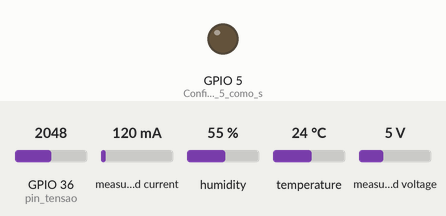
Simulated run of this sketch. Board: ESP32. Shown: output pins drawn as LEDs (lit = HIGH). The inputs (shaded band) are chosen by the test bench; at power-on: GPIO 36 (pin_tensao) = 2048, measured current 120 mA, humidity 55 %, temperature 24 °C, measured voltage 5 V. WiFi joins after 1.5 s; servers stay silent unless stated; what the sketch prints to the serial monitor is not drawn.

Above: at 0.1 s.
At 1.7 s:
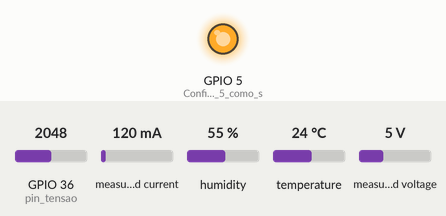
Timing chart, 0 to 3.2 s (numbered marks = the images above):
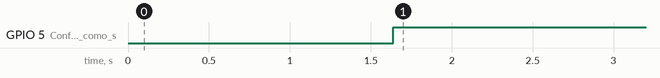

The sketch:

LAST_VRS_221022.ino
```cpp
/********************** PINOS *****************************************
SENSOR DE CORRENTE AC-DC = ADC7 (G35)
SENSOR DE TENSAO AC = ADC3 (SN)
SENSOR DE TENSAO DC = ADC0 (SP)
SENSOR DE TEMPERATURA E UMIDADE = ADC10 (G4)
**********************************************************************/

/**************************** BIBLIOTECAS ****************************/
#include "ThingSpeak.h" //Inclui a biblioteca para o ThingSpeak
#include "WiFi.h" //Inclui a biblioteca do WiFi
#include "DHT.h" //Inclui a biblioteca do sensor de temperatura DHT11
#include "EmonLib.h" // Include Emon Library

/**************************** Configuracao dos valores MIN E MAX de entrada e saída ****************************/
float Vinput = 127; //Valor da alimentação da rede elétrica em V
float Desvio_Entrada = 0.05; //Valor em porcentagem (x/100)
float Voutput = 12; //Valor de tensão de saída da fonte em V
float Desvio_Saida = 0.1; //Valor em porcentagem (x/100)
float Ioutput = 3; //Corrente de saída da fonte em A
float Temp_Maxima = 40; //Temperatura maxima da fonte de alimentação em °C
float Umidade_Maxima = 60; //Umidade maxima na fonte de alimentacao em %
float Frequencia_rede = 60; //Frequencia da rede elétrica em Hz

/**************************** Calculos para definir os valores min e max (Automaticamente) ****************************/

float Vinput_max = Vinput+(Vinput*Desvio_Entrada); //Tensão CA de entrada máxima em V
float Vinput_min = Vinput-(Vinput*Desvio_Entrada); //Tensão CA de entrada minima em V
float Voutput_max = Voutput+(Voutput*Desvio_Saida); //Tensão CC de saída máxima em V
float Voutput_min = Voutput-(Voutput*Desvio_Saida); //Tensão CC de saída minima em V
float Iinput = (Ioutput*Voutput)/Vinput; //Corrente maxima de entrada em A

/**************************** Variaveis para confg. do sensor TENSÃO DC ****************************/
int pin_tensao = A0; //Configura pino ADC0 (SP) como entrada do sensor VDC
float amostragem = 0; //Variavel amostragem que irá receber o valor exato do pino do sensor
float valor_medio=0;
float contador=0;
float ac = 0;
float resultado=0; //Variavel que irá receber o resultado do valor medido / contador
float vdc=0; //Variavel para enviar o valor final para o THINGSPEAK (Serve apenas p isso)

/**************************** Variaveis para confg. do sensor TEMPERATURA ****************************/
#define pin1 4       //Configura o pino 4 (ADC10) como entrada do sensor de temperatura
DHT dht1(pin1, DHT11);    //Define na biblioteca do dht o pino 4 como entrada do sensor

/**************************** Variaveis para confg. do sensor CORRENTE DC-AC ****************************/
#include "EmonLib.h"  //Inclui a biblioteca EmonLib para realizar os calculos da corrente
EnergyMonitor emon1; //Cria uma instancia emon1; é obrigatoria no uso da biblioteca
float ruido = 0.04; //Ruido que será subtraido no calculo, o valor foi descoberto atraves de testes praticos sem carga
double Irms = 0; //Inicia o valor da correte como 0A

/**************************** Variaveis para confg. do sensor TENSÃO AC ****************************/
#define VOLT_CAL 77.5//Valor calibração sensor de tensão AC
unsigned int tempo = 2000; //Tempo para caso a energia caia e retorne com os valores corretos sem PICO

/**************************** Configuracao do WiFi & Canal Thingspeak ****************************/
const char* ssid = "SJCS";                        //SSID da rede local
const char* password = "Roberto@1529";                //Senha rede local
unsigned long channelID = 1886874;                //ID do canal criado no thinkspeak
const char* WriteAPIKey = "C3HTCMV4KR7GO9VC";     //API do canal criado no thingspeak
WiFiClient cliente;

/************************************************************************************************
******************************************** VOID SETUP******************************************
*************************************************************************************************/

void setup() {

  pinMode(5, OUTPUT); //Configura o pino 5 como saida para acionar o RELÉ

  Serial.begin(115200); //Configura os baunds do monitor serial
  Serial.println("Conectando na rede..."); //Printa na saida serial a mensagem tentativa de conexao wifi

  WiFi.mode(WIFI_STA); // Configura como station mode
  WiFi.begin(ssid,password);
  while (WiFi.status() != WL_CONNECTED) { //Se caso o wifi n for conectado, irá fica nesse loop printando "."
    delay(500);
    Serial.print(".");
  }
  Serial.println("WiFi conectado! =D"); //Caso for conectado essa msg sera printada

  ThingSpeak.begin(cliente); //Inicia thingspeak

  dht1.begin();//Inicia sensor DHT1

  emon1.voltage(A3, VOLT_CAL, 1.7);  // Voltage: input pin ADC3, calibration, phase_shift

  emon1.current(A7, 0.60); //Pino ADC7 do ESP32
}

void loop() {
  while (WiFi.status() != WL_CONNECTED) { //Se caso o wifi n for conectado, irá fica nesse loop printando "."
    delay(500);
    Serial.println("WiFi Desconectado");
    WiFi.mode(WIFI_STA); // Configura como station mode
    WiFi.begin(ssid,password);
  }
  sensor_temperatura1();//Vai para void leerdht1
  sensor_tensaodc1();//Vai para void sensor VDC
  sensor_tensaoac1();//Vai para a void sensor VAC
  sensor_correnteac1();//Vai para a void sensor corrente AC

 /////////////ENVIAR DADOS AO THINGSPEAK//////////////
  ThingSpeak.writeFields(channelID,WriteAPIKey);
  Serial.println("Dados enviados ao ThingSpeak!");
}

void sensor_temperatura1() { //Sensor temperatura

  float t1 = dht1.readTemperature(); //Le a temperatura e armazena o valor em t1

  Serial.print("Temperatura DHT11: ");
  Serial.print(t1); //Imprime no terminal de video o valor da temperatura
  Serial.println(" ºC.");

  ThingSpeak.setField (1,t1); //Envia ao campo 1 do thingspeak o valor da temperatura
}

void sensor_tensaodc1() //Sensor de tensao DC
{
  contador=0;
  resultado=0;
  valor_medio=0;

for(int i=0;i<1000;i++)
{
  amostragem = analogRead(pin_tensao); //Le o valor analogico do pino do sensor, e armazena em AMOSTRAGEM
  valor_medio = amostragem + valor_medio;
  contador++;
}
resultado = valor_medio/contador;
vdc = ((((resultado+108.5)/244)+0.404672131)); //Armazena o resultado do calculo na variavel VDC

if(resultado>100) //Se o valor estiver acima de 100, considerase que a tensão no pino é maior que 0 (zero)
{
  vdc = ((((resultado+108.5)/244)+0.404672131)); //Calcula novamente para evitar erros
  Serial.print("Tensao DC : ");
  Serial.print(vdc); //Imprime no term. de video o valor da variavel VDC
  Serial.println(" V");
  ThingSpeak.setField (3,vdc); //Envia ao campo 3 do thingspeak o valor da tensao DC lida pelo sensor
}
else{ //Se caso a tensao DC não for maior que zero
      int erro=0;
      Serial.print("Tensao DC : ");
      Serial.print(erro); //Imprime o valor de erro, sendo ZERO VOLTS
      Serial.println(" V");
      vdc = 0;
      ThingSpeak.setField (3,vdc); //Envia ao thingspeak o valor de ZERO volts, indicando que nao há tensao na saída
    }

vdc = ((((resultado+108.5)/244)+0.404672131)); //Calcula novamente para caso tenha que realizar redundancia das fontes

if(vdc < 10)//Se a tensao DC estiver abaixo do valor minimo estipulado irá ocorrer a redundancia
{
  redundancia(); //Vai para a void REDUNDANCIA e executa a redundancia das fontes
}
}

void sensor_tensaoac1(){

  emon1.calcVI(30,100);         // Calculate all. No.of half wavelengths (crossings), time-out
  float supplyVoltage   = emon1.Vrms;             //extract Vrms into Variable(crossings), time-out

if(supplyVoltage < 100)
 {

   redundancia();
   supplyVoltage = 0;
 }
if(supplyVoltage >= 100)
  {
   delay(tempo);
   supplyVoltage = 0;
   emon1.calcVI(30,250);         // Calculate all. No.of half wavelengths
   emon1.calcVI(30,250);         // Calculate all. No.of half wavelengths
   float supplyVoltage   = emon1.Vrms;             //extract Vrms into Variable

    if(supplyVoltage >= 100){
     //digitalWrite(2, LOW);
     Serial.print("Tensao AC : ");
     Serial.print(supplyVoltage);
     Serial.println(" V");

    }

     else{
       supplyVoltage = 0;
       Serial.println("Tensao AC : 0V");
      // digitalWrite(2, HIGH);
      }

    tempo = 1;

    ThingSpeak.setField (4,supplyVoltage);
  }

   else
   {
     redundancia();
     Serial.println("Tensao AC : 0V");
     supplyVoltage = 0;
     tempo = 2000;
     ThingSpeak.setField (4,supplyVoltage);
     digitalWrite(2, HIGH);
   }
}

void sensor_correnteac1()
{
  Irms = 0;
  float Irms = emon1.calcIrms(5000);
  Irms = Irms - ruido;
  Irms = emon1.calcIrms(5000);
  Irms = Irms - ruido; //Repete o calculo 2x para evitar ruidos e picos na leitura

  if(Irms < 0){
    Irms = 0; //Zera o valor da corrente pois está menor que zero
  }
  Serial.print("Corrente: ");
  Serial.print(Irms);
  Serial.println(" A");
  Serial.println("**************************************");
  Serial.println("**************************************");

  ThingSpeak.setField (5,Irms);
}

void redundancia()
{
digitalWrite(5, HIGH); //ACIONA O RELÉ ATRAVES DE UM TRANSISTOR BC548B NO PINO 5
}
```

Measured:
- by itself, GPIO 5 (Configura_o_pino_5_como_s): LOW → HIGH at 1.6 s
